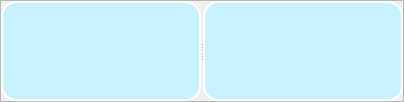
                   <widget class="QFrame" name="Result_QF_2">
                    <property name="styleSheet">
                     <string notr="true"/>
                    </property>
                    <property name="frameShape">
                     <enum>QFrame::StyledPanel</enum>
                    </property>
                    <property name="frameShadow">
                     <enum>QFrame::Raised</enum>
                    </property>
                    <layout class="QVBoxLayout" name="verticalLayout_39">
                     <property name="spacing">
                      <number>0</number>
                     </property>
                     <property name="leftMargin">
                      <number>0</number>
                     </property>
                     <property name="topMargin">
                      <number>0</number>
                     </property>
                     <property name="rightMargin">
                      <number>0</number>
                     </property>
                     <property name="bottomMargin">
                      <number>0</number>
                     </property>
                     <item>
                      <widget class="QSplitter" name="splitter_2">
                       <property name="styleSheet">
                        <string notr="true">#splitter::handle{background: 1px solid  rgba(200, 200, 200,100);}</string>
                       </property>
                       <property name="orientation">
                        <enum>Qt::Horizontal</enum>
                       </property>
                       <property name="handleWidth">
                        <number>2</number>
                       </property>
                       <widget class="QLabel" name="pre_video_2">
                        <property name="minimumSize">
                         <size>
                          <width>200</width>
                          <height>100</height>
                         </size>
                        </property>
                        <property name="styleSheet">
                         <string notr="true">background-color: rgb(200, 242, 255);
border:2px solid rgb(255, 255, 255);
border-radius:15px</string>
                        </property>
                        <property name="text">
                         <string/>
                        </property>
                        <property name="alignment">
                         <set>Qt::AlignCenter</set>
                        </property>
                       </widget>
                       <widget class="QLabel" name="res_video_2">
                        <property name="minimumSize">
                         <size>
                          <width>200</width>
                          <height>100</height>
                         </size>
                        </property>
                        <property name="styleSheet">
                         <string notr="true">background-color: rgb(200, 242, 255);
border:2px solid rgb(255, 255, 255);
border-radius:15px</string>
                        </property>
                        <property name="text">
                         <string/>
                        </property>
                        <property name="alignment">
                         <set>Qt::AlignCenter</set>
                        </property>
                       </widget>
                      </widget>
                     </item>
                    </layout>
                   </widget>
